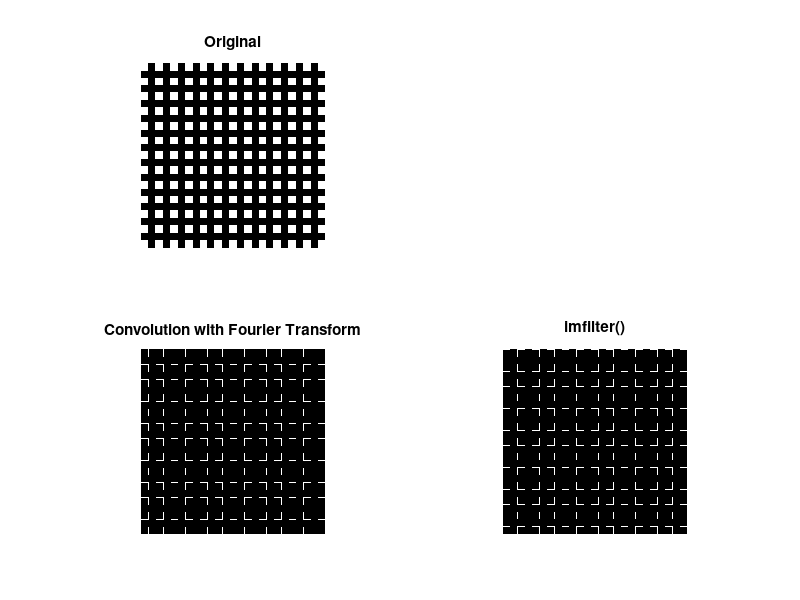

The MATLAB source for this figure:
%Exercise 5
%Create a program to detect edges, both horizontal
%and vertical edges by using convolution in Fourier domain.
clear, close all
x = 500;
y = 500;
h_length = 3;
no_of_indx = 20; % Size of the blocks
I = zeros(x,y);

for i=1:2*no_of_indx:x
    for j=1:2*no_of_indx:y
        I(i:i+no_of_indx,j:j+no_of_indx) = 255;
    end
end
[rows, cols] = size(I);

%Highpass filter matrix
h = [-1 -1 -1;
      -1 8 -1;
      -1 -1 -1];

%hLowPass = fspecial('gaussian',3, 2);
%hAllPass = zeros(size(hLowPass,1),size(hLowPass,2));
%hAllPass(2,2) = 1;
%hHighPass = hAllPass - hLowPass;

ImFilter = imfilter(I, h,'conv');

hFilter = zeros(rows, cols);

for i = 1:size(h,1)
    for j = 1:size(h,2)
        hFilter(i,j) = h(i,j);
    end
end

%take the Fourier transform of image and 
%filter, and thereafter multiply them together
%and take inverse Fourier transform of result
fourierI = fft2(I);
fourierH = fft2(hFilter);
filterI = real(ifft2(fourierI .* fourierH));

%Plot the images for comparison
subplot(2,2,1)
imshow(uint8(I)), title('Original')
subplot(2,2,3)
imshow(uint8(filterI)),title('Convolution with Fourier Transform')
subplot(2,2,4)
imshow(uint8(ImFilter)), title('imfilter()')